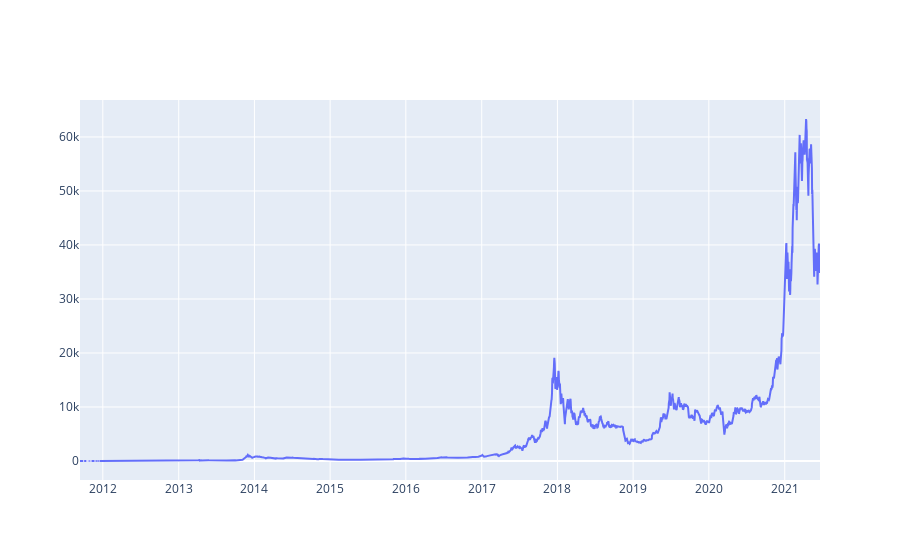

The notebook cell saved with this chart:
### Code cell
# Plot the average BTC price
btc_trace = go.Scatter(x=btc_usd_datasets.index, y=btc_usd_datasets['avg_btc_price_usd'])
py.iplot([btc_trace])

### Figure 1 — Plotly figure (JSON) as saved in the notebook; plotly's stock layout.template omitted (floating-point values rounded to 4 significant figures; data arrays with more than 128 entries replaced by an {"elided": "..."} marker saying what was removed)
{"data": [{"type": "scatter", "x": {"elided": "3560 str values"}, "y": {"elided": "3560 float values"}}], "layout": {}}
